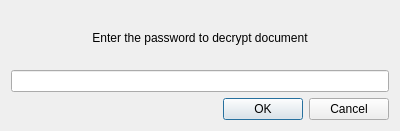
<?xml version="1.0" encoding="UTF-8"?>
<ui version="4.0">
 <class>PasswordDialog</class>
 <widget class="QDialog" name="PasswordDialog">
  <property name="geometry">
   <rect>
    <x>0</x>
    <y>0</y>
    <width>400</width>
    <height>131</height>
   </rect>
  </property>
  <property name="windowTitle">
   <string>Dialog</string>
  </property>
  <layout class="QVBoxLayout" name="verticalLayout">
   <item>
    <widget class="QLabel" name="passwordLabel">
     <property name="text">
      <string>Enter the password to decrypt document</string>
     </property>
     <property name="alignment">
      <set>Qt::AlignCenter</set>
     </property>
    </widget>
   </item>
   <item>
    <widget class="QLineEdit" name="passwordLine">
     <property name="echoMode">
      <enum>QLineEdit::Password</enum>
     </property>
    </widget>
   </item>
   <item>
    <widget class="QDialogButtonBox" name="buttonBox">
     <property name="orientation">
      <enum>Qt::Horizontal</enum>
     </property>
     <property name="standardButtons">
      <set>QDialogButtonBox::Cancel|QDialogButtonBox::Ok</set>
     </property>
     <property name="centerButtons">
      <bool>false</bool>
     </property>
    </widget>
   </item>
  </layout>
 </widget>
 <resources/>
 <connections>
  <connection>
   <sender>buttonBox</sender>
   <signal>accepted()</signal>
   <receiver>PasswordDialog</receiver>
   <slot>accept()</slot>
   <hints>
    <hint type="sourcelabel">
     <x>248</x>
     <y>254</y>
    </hint>
    <hint type="destinationlabel">
     <x>157</x>
     <y>274</y>
    </hint>
   </hints>
  </connection>
  <connection>
   <sender>buttonBox</sender>
   <signal>rejected()</signal>
   <receiver>PasswordDialog</receiver>
   <slot>reject()</slot>
   <hints>
    <hint type="sourcelabel">
     <x>316</x>
     <y>260</y>
    </hint>
    <hint type="destinationlabel">
     <x>286</x>
     <y>274</y>
    </hint>
   </hints>
  </connection>
 </connections>
</ui>
